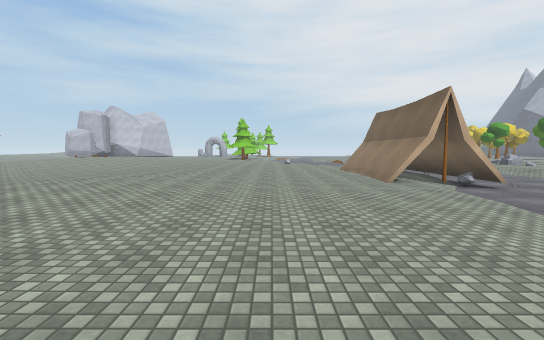
View 1 (above)

22 first-person views from a walk through a 3-D level made in the Unity game engine. The camera is 1.5 m above the floor, tilts 4° down and sees 90° across. The floor is counted in squares, 2 m on a side. Each view is taken from the middle of a square. On the plan, view 1 faces up. The plan holds only what a view shows up to about 10 squares ahead; the rest is blank. The place goes on beyond the plan. The player is left out. Some animated figures are not drawn. Surface patterns are stand-ins for the level's own textures.

View 2
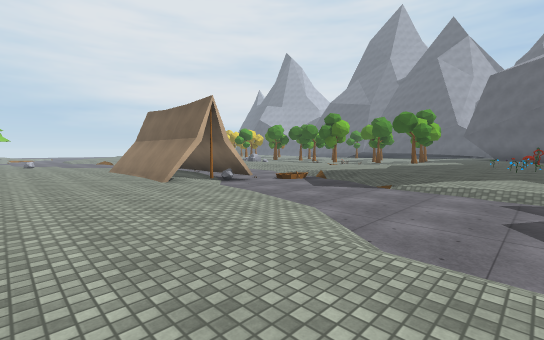

View 3
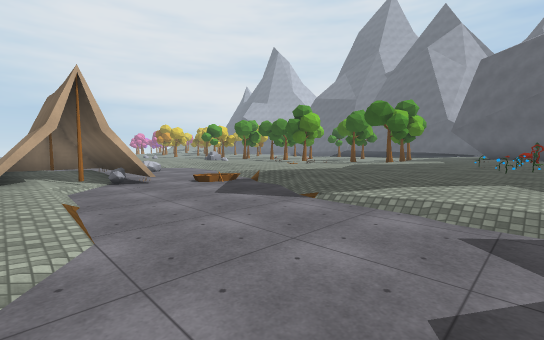

View 4
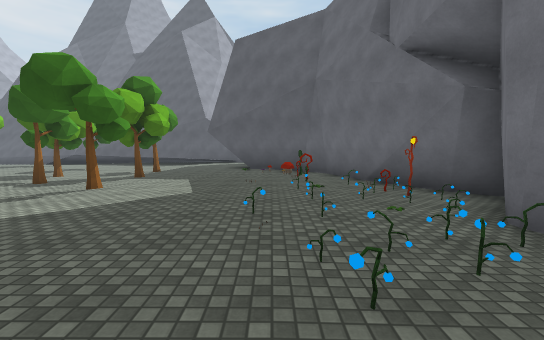

View 5
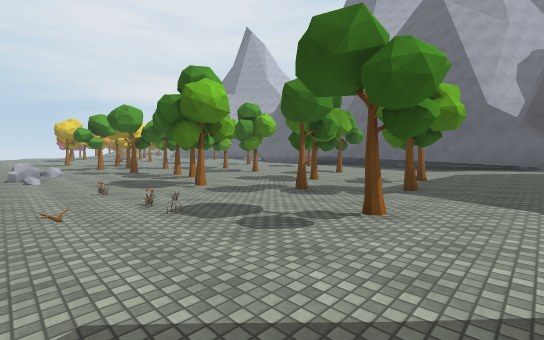

View 6
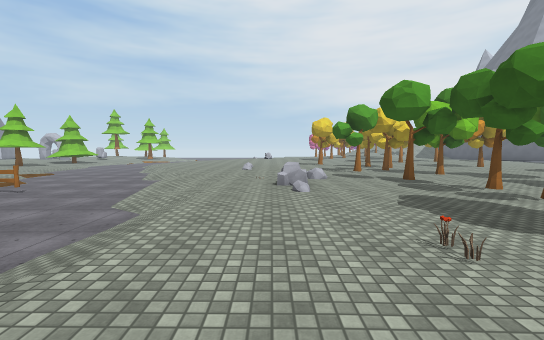

View 7
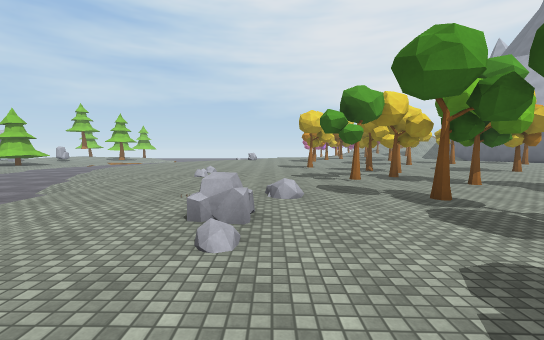

View 8
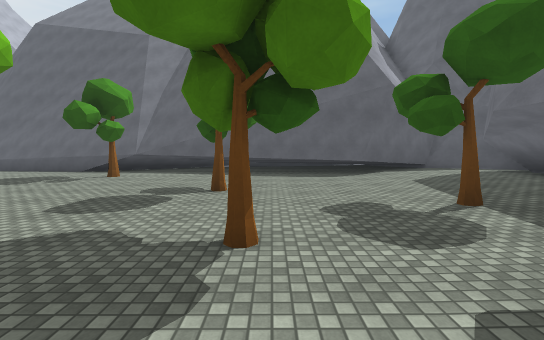

View 9
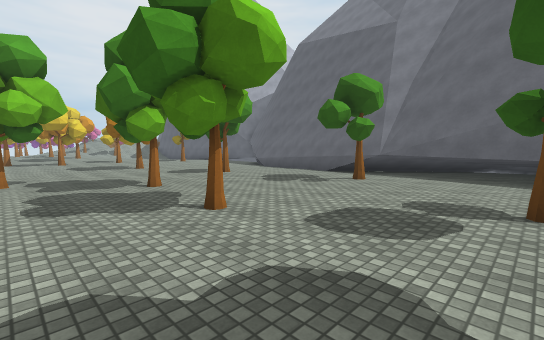

View 10
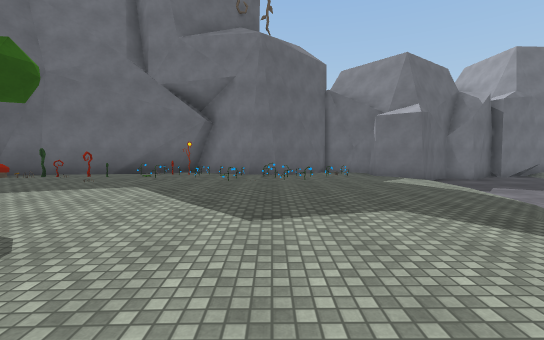

View 11
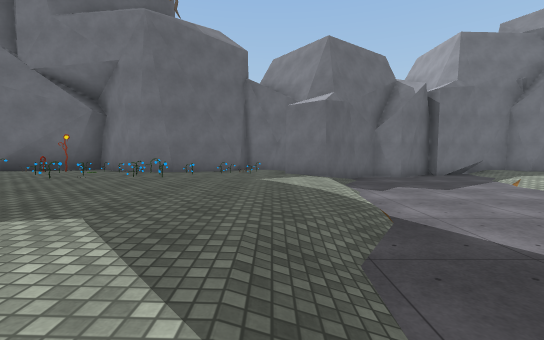

View 12
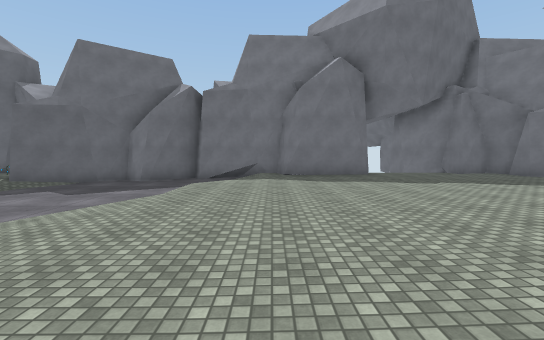

View 13
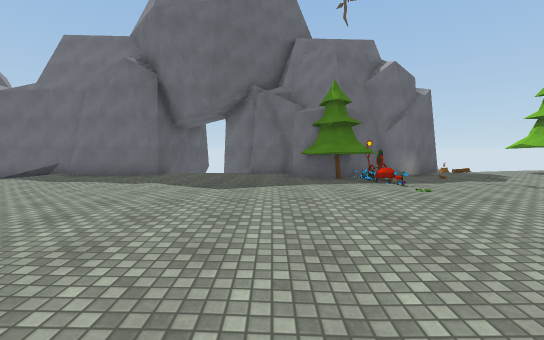

View 14
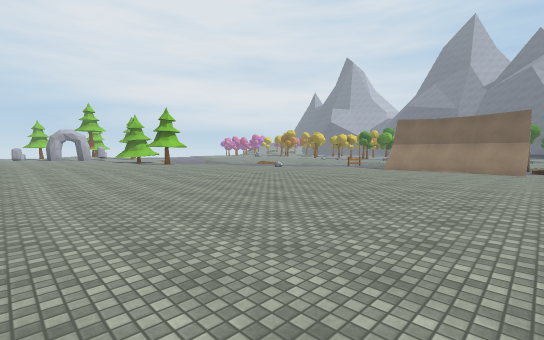

View 15
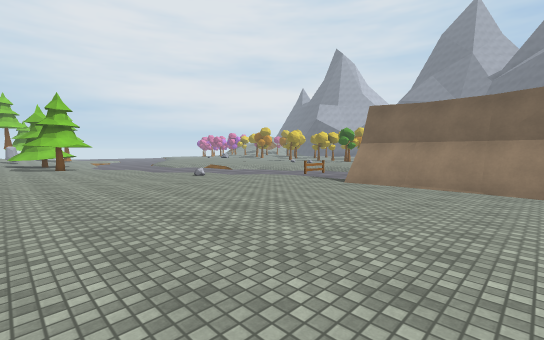

View 16
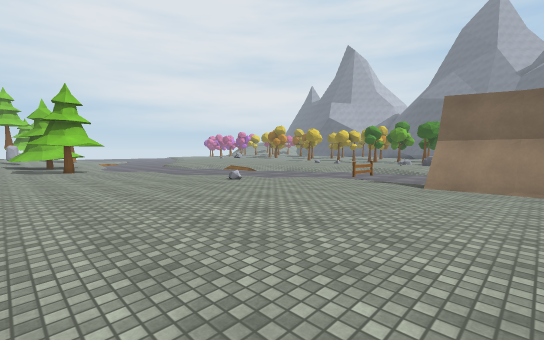

View 17
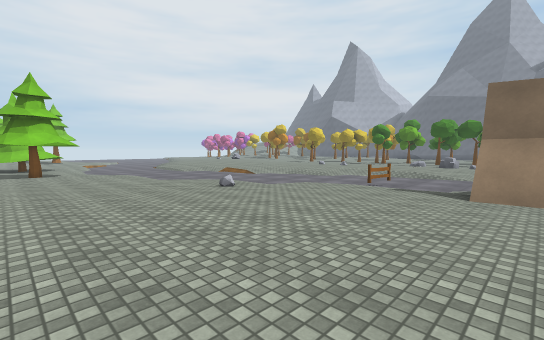

View 18
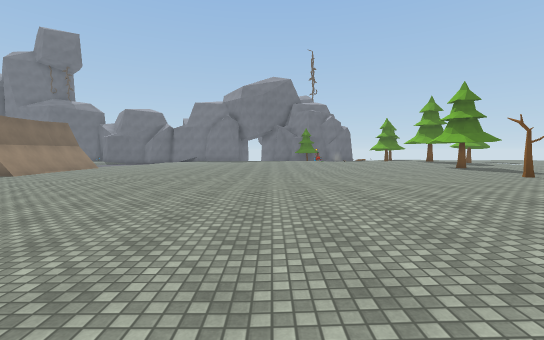

View 19
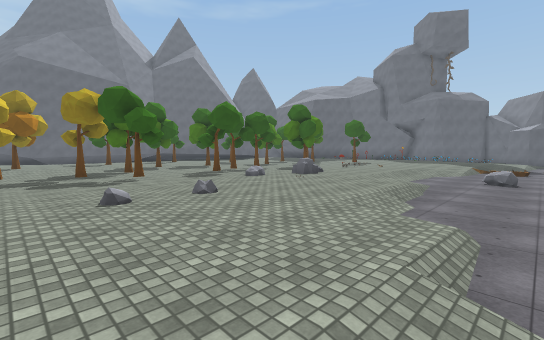

View 20
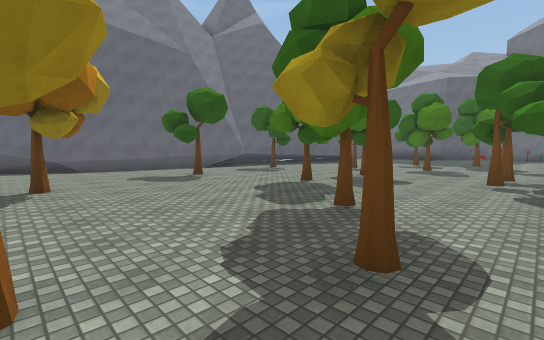

View 21
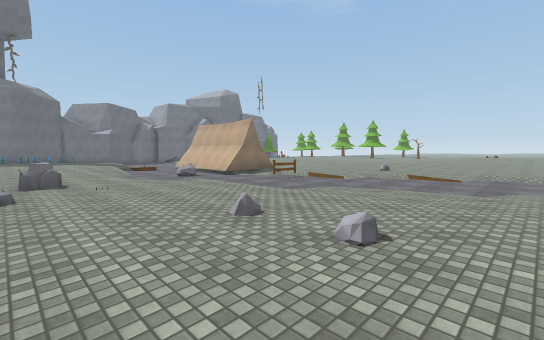

View 22
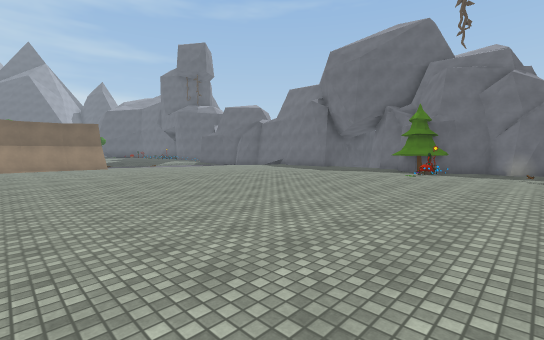

### Floor plan
Key: @ floor where view 1 was taken; # wall or solid block; . main floor; : floor 0.25 m higher than the main floor; - floor 0.25 m lower than the main floor; + floor 0.5 m higher than the main floor; _ floor 0.5 m lower than the main floor; / step, stairs or slope; T tent; R rock; P plant; E tree; F flower; N fence; O other object.
Columns run from 12 left of view 1 to 27 right of it. Each row starts with its distance up from view 1.
 20       . ..---____/-......----E-..E....-#
 19     :.....---_____/...+..------.......##
 18    ::.....----/___/......---E---.....-#
 17    :::.....---/____/.....-E--E--......#
 16   ::::.....---/____//....-------..E...#
 15  ::::.......-///____/.../------E.....##
 14 :../........----____/.../--E-----....#
 13 .../.........---NN__//.R/---E----....#
 12 ...-----.....--- ___//../------E-..E.##
 11 ...-----.....--TTT___/...---E----....###
 10 ...-----.....--TTT_R_/...---------..####
  9 ...-----....---TTT___/.OF- E-----E..###
  8 ...----.....---TTT___/...-----E---..##
  7 ...----.....---TTR__//..OOO-E-----..##
  6 ...---......----/O_//....O-------...#
  5 ...........-----____/........E.E....##
  4 :..........-----____/.....E.........:#
  3 ..........-----/___/............:::::#
  2 ...O......-----/___/....:::::::#  ##:#
  1 ...O.....-----/____-..P.O:O:O:O#   ###
  0 -.O.....----@-/____-...POOOOOO##
 -1 --O E.--------/___/#-OOPOOOO###
 -2 --- #--------/____##---##O###
 -3 #####----###-/_#####O-#####
 -4     ###  # #####   ####

Positions as (right, up) in squares from view 1, and headings:
1: (0, 0), facing up
2: (0, 0), facing up-right
3: (3, 0), facing up-right
4: (9, 1), facing right
5: (11, 3), facing up-right
6: (11, 7), facing up
7: (12, 10), facing up
8: (16, 8), facing right
9: (17, 9), facing up-right
10: (11, 7), facing down
11: (8, 6), facing down
12: (0, 6), facing down
13: (-7, 6), facing down
14: (-9, 6), facing up-right
15: (-4, 7), facing up-right
16: (-4, 9), facing up-right
17: (-3, 10), facing up-right
18: (-6, 20), facing down
19: (6, 20), facing down-right
20: (15, 20), facing down-right
21: (12, 20), facing down-left
22: (-12, 10), facing down-right
